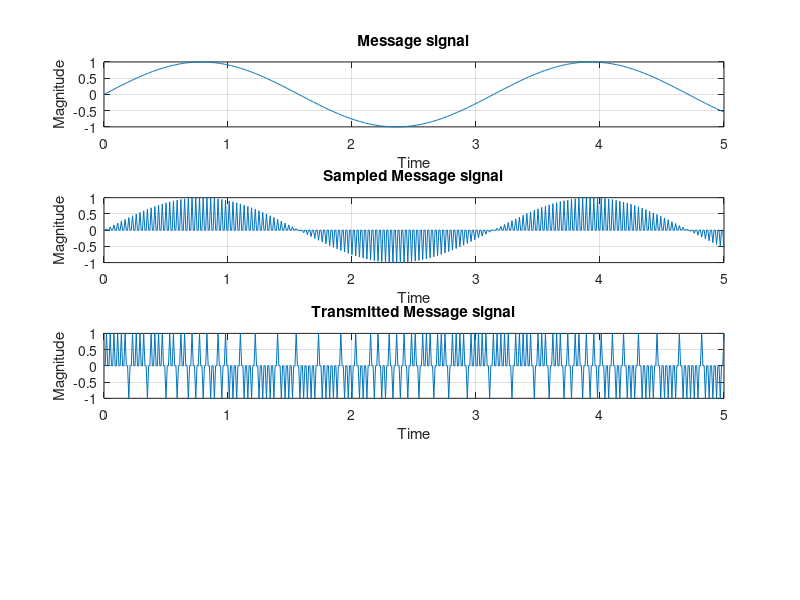
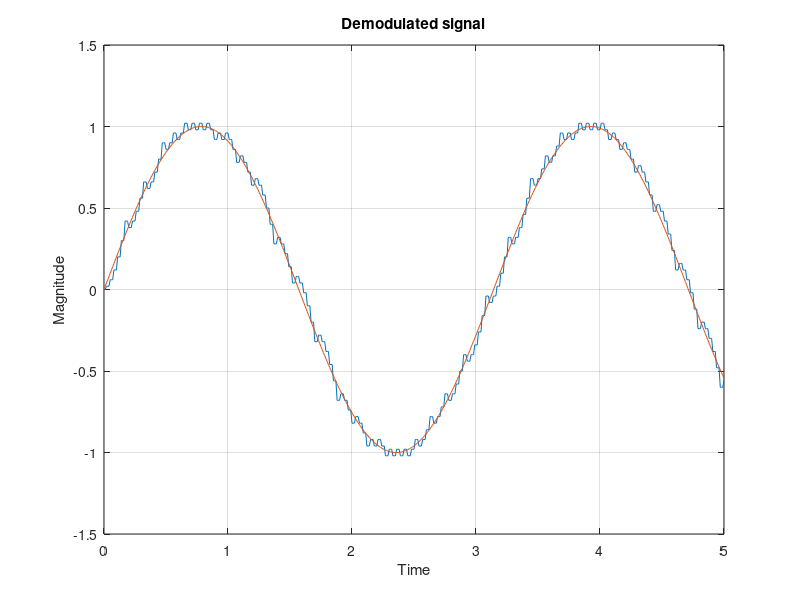

Source code (MATLAB) for these figures, in order:
clc;
initial = 0;
final = 5;
step = 0.01;
fc = 1/pi;
delta = 0.02;
tb = 2;
t = initial:step:final;
msg = sin(2*pi*fc*t);
msg_sampled = []
for i=1:final/step+1
    if(rem(i,3)==0)
        msg_sampled(i) = msg(i);
    else
        msg_sampled(i) = 0;
    end
end
figure(1)
subplot(4,1,1)
plot(t,msg)
xlabel('Time')
ylabel('Magnitude')
title('Message signal')
grid on
subplot(4,1,2)
plot(t,msg_sampled)
xlabel('Time')
ylabel('Magnitude')
title('Sampled Message signal')
grid on

transmitted = zeros(size(msg));
delta_train = zeros(size(msg));
transmitted(1) = msg(1);
deltaPlus = 0;
deltaMinus = 0;
for i=2:final/step+1
    if(rem(i,3)==0)
        if(transmitted(i-1)<msg(i))
            deltaPlus = deltaPlus+delta;
            deltaMinus = delta;
            delta_train(i) = deltaPlus;
            transmitted(i) = transmitted(i-1)+deltaPlus;
        else
            deltaPlus = delta;
            deltaMinus = deltaMinus+delta;
            delta_train(i) = -deltaMinus;
            transmitted(i) = transmitted(i-1)-deltaMinus;
        end
    else
        delta_train(i) = delta_train(i-1);
        transmitted(i) = transmitted(i-1);
    end
end
pulse_train = zeros(size(msg));
for i=1:(final/step+1)
    if(delta_train(i)>0 && rem(i,3)==0)
        pulse_train(i) = 1;
    end
    if(delta_train(i)<0 && rem(i,3)==0)
        pulse_train(i) = -1;
    end
    
end
subplot(4,1,3)
plot(t,pulse_train)
xlabel('Time')
ylabel('Magnitude')
title('Transmitted Message signal')
grid on
figure(2)
%subplot(4,1,4)
plot(t,transmitted,t,msg)
xlabel('Time')
ylabel('Magnitude')
title('Demodulated signal') 
grid on